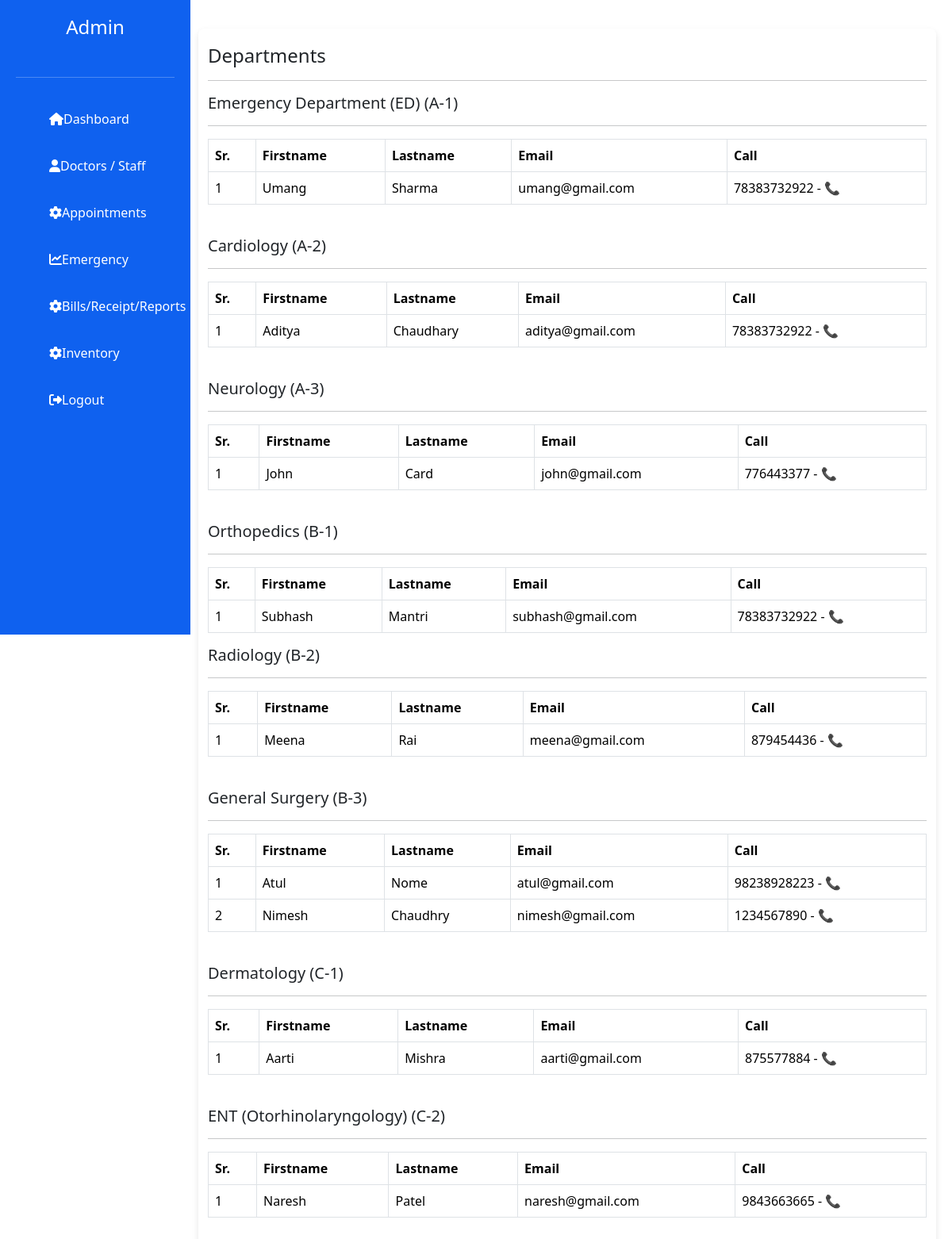
Screenshot of /department1/ with the database file from the repository.
### accounts/models.py (models this page shows, shortened)
class Doctor(models.Model):
    User = models.OneToOneField(User,on_delete=models.CASCADE)
    firstname = models.CharField(max_length=20)
    lastname = models.CharField(max_length=20)
    contact = models.IntegerField()
    email = models.EmailField()
    department = models.CharField(max_length=20)
    jod = models.DateField()
    profile = models.ImageField(upload_to='doctor_profile')
    password = models.CharField(max_length=50)
    is_doctor = models.BooleanField(default=False)
    is_approved = models.BooleanField(default=False)
    last_login = models.DateTimeField(null=True,blank=True)
    previous_login = models.DateTimeField(null=True,blank=True)

### admin1/views.py (the view)
# urls.py: path('department1/',views.department1,name='department1'),
def department1(request):
    ortho = Doctor.objects.filter(department='Orthopedics')
    emer = Doctor.objects.filter(department='Emergency')
    cardio = Doctor.objects.filter(department='Cardiology')
    neuro = Doctor.objects.filter(department='Neurology')
    ent = Doctor.objects.filter(department='ENT')
    derma = Doctor.objects.filter(department='Dermatology')
    radio = Doctor.objects.filter(department='Radiology')
    gs = Doctor.objects.filter(department='General Surgery')
    context={
        'ortho':ortho,
        'emer':emer,
        'cardio':cardio,
        'neuro':neuro,
        'ent':ent,
        'derma':derma,
        'radio':radio,
        'gs':gs,
    }
    return render(request, 'department1.html', context)

### admin1/template/department1.html
{% extends 'adm_base.html' %}
{% load static %}
{% block content %}
<div class="main-content">
  <div class="container mt-3">
    <h4>Departments</h4><hr>
    <h5>Emergency Department (ED) (A-1)</h5><hr>
     <table class="table table-bordered">
      <thead>
        <tr>
          <th>Sr.</th>
          <th>Firstname</th>
          <th>Lastname</th>
          <th>Email</th>
          <th>Call</th>
        </tr>
      </thead>
      <tbody>
        {% for i in emer %}
        {% if i.is_approved %}
        <tr>
          <td>{{forloop.counter}}</td>
          <td>{{i.firstname}}</td>
          <td>{{i.lastname}}</td>
          <td>{{i.email}}</td>
          <td>{{i.contact}} - 📞</td>
        </tr>
        {% endif %}
        {% endfor %}
      </tbody>
    </table>
    <BR>
    <h5>Cardiology (A-2)</h5><hr>
     <table class="table table-bordered">
      <thead>
        <tr>
          <th>Sr.</th>
          <th>Firstname</th>
          <th>Lastname</th>
          <th>Email</th>
          <th>Call</th>
        </tr>
      </thead>
      <tbody>
        {% for i in cardio %}
        {% if i.is_approved %}
        <tr>
          <td>{{forloop.counter}}</td>
          <td>{{i.firstname}}</td>
          <td>{{i.lastname}}</td>
          <td>{{i.email}}</td>
          <td>{{i.contact}} - 📞</td>
        </tr>
        {% endif %}
        {% endfor %}
      </tbody>
    </table>
    <BR>
    <h5>Neurology (A-3)</h5><hr>
     <table class="table table-bordered">
      <thead>
        <tr>
          <th>Sr.</th>
          <th>Firstname</th>
          <th>Lastname</th>
          <th>Email</th>
          <th>Call</th>
        </tr>
      </thead>
      <tbody>
        {% for i in neuro %}
        {% if i.is_approved %}
        <tr>
          <td>{{forloop.counter}}</td>
          <td>{{i.firstname}}</td>
          <td>{{i.lastname}}</td>
          <td>{{i.email}}</td>
          <td>{{i.contact}} - 📞</td>
        </tr>
        {% endif %}
        {% endfor %}
      </tbody>
    </table>
    <BR>
    <h5>Orthopedics (B-1)</h5><hr>
    <table class="table table-bordered">
      <thead>
        <tr>
          <th>Sr.</th>
          <th>Firstname</th>
          <th>Lastname</th>
          <th>Email</th>
          <th>Call</th>
        </tr>
      </thead>
      <tbody>
        {% for i in ortho %}
        {% if i.is_approved %}
        <tr>
          <td>{{forloop.counter}}</td>
          <td>{{i.firstname}}</td>
          <td>{{i.lastname}}</td>
          <td>{{i.email}}</td>
          <td>{{i.contact}} - 📞</td>
        </tr>
        {% endif %}
        {% endfor %}
      </tbody>
    </table>
    <h5>Radiology (B-2)</h5><hr>
     <table class="table table-bordered">
      <thead>
        <tr>
          <th>Sr.</th>
          <th>Firstname</th>
          <th>Lastname</th>
          <th>Email</th>
          <th>Call</th>
        </tr>
      </thead>
      <tbody>
        {% for i in radio %}
        {% if i.is_approved %}
        <tr>
          <td>{{forloop.counter}}</td>
          <td>{{i.firstname}}</td>
          <td>{{i.lastname}}</td>
          <td>{{i.email}}</td>
          <td>{{i.contact}} - 📞</td>
        </tr>
        {% endif %}
        {% endfor %}
      </tbody>
    </table>
    <BR>
    <h5>General Surgery (B-3)</h5><hr>
     <table class="table table-bordered">
      <thead>
        <tr>
          <th>Sr.</th>
          <th>Firstname</th>
          <th>Lastname</th>
          <th>Email</th>
          <th>Call</th>
        </tr>
      </thead>
      <tbody>
        {% for i in gs %}
        {% if i.is_approved %}
        <tr>
          <td>{{forloop.counter}}</td>
          <td>{{i.firstname}}</td>
          <td>{{i.lastname}}</td>
          <td>{{i.email}}</td>
          <td>{{i.contact}} - 📞</td>
        </tr>
        {% endif %}
        {% endfor %}
      </tbody>
    </table>
    <BR>
    <h5>Dermatology (C-1)</h5><hr>
     <table class="table table-bordered">
      <thead>
        <tr>
          <th>Sr.</th>
          <th>Firstname</th>
          <th>Lastname</th>
          <th>Email</th>
          <th>Call</th>
        </tr>
      </thead>
      <tbody>
        {% for i in derma %}
        {% if i.is_approved %}
        <tr>
          <td>{{forloop.counter}}</td>
          <td>{{i.firstname}}</td>
          <td>{{i.lastname}}</td>
          <td>{{i.email}}</td>
          <td>{{i.contact}} - 📞</td>
        </tr>
        {% endif %}
        {% endfor %}
      </tbody>
    </table>
    <BR>
    <h5>ENT (Otorhinolaryngology) (C-2)</h5><hr>
     <table class="table table-bordered">
      <thead>
        <tr>
          <th>Sr.</th>
          <th>Firstname</th>
          <th>Lastname</th>
          <th>Email</th>
          <th>Call</th>
        </tr>
      </thead>
      <tbody>
        {% for i in ent %}
        {% if i.is_approved %}
        <tr>
          <td>{{forloop.counter}}</td>
          <td>{{i.firstname}}</td>
          <td>{{i.lastname}}</td>
          <td>{{i.email}}</td>
          <td>{{i.contact}} - 📞</td>
        </tr>
        {% endif %}
        {% endfor %}
      </tbody>
    </table>
    <BR>
  </div>
</div>
{% endblock %}

### admin1/static/admin_css/css/admin.css (style rules this page uses)
* { margin: 0; padding: 0; box-sizing: border-box; }
body { font-family: Arial, sans-serif; background-color: #e0f7fa;; }
.main-content { flex: 1; padding: 20px; margin-left:230px; }
.container { max-width: 900px; margin-left: 250px; padding: 20px; background-color: #ffffff; box-shadow: 0 4px 8px rgba(0, 0, 0, 0.1); border-radius: 8px; margin-left: 30px; overflow-y: auto; }
h5 { color:#007bff; }

### rows the page displays
Doctor: firstname "Umang", lastname "Sharma", email "umang@gmail.com", contact "78383732922"
Doctor: firstname "Aditya", lastname "Chaudhary", email "aditya@gmail.com", contact "78383732922"
Doctor: firstname "John", lastname "Card", email "john@gmail.com", contact "776443377"
Doctor: firstname "Subhash", lastname "Mantri", email "subhash@gmail.com", contact "78383732922"
Doctor: firstname "Meena", lastname "Rai", email "meena@gmail.com", contact "879454436"
Doctor: firstname "Atul", lastname "Nome", email "atul@gmail.com", contact "98238928223"
Doctor: firstname "Nimesh", lastname "Chaudhry", email "nimesh@gmail.com", contact "1234567890"
Doctor: firstname "Aarti", lastname "Mishra", email "aarti@gmail.com", contact "875577884"
Doctor: firstname "Naresh", lastname "Patel", email "naresh@gmail.com", contact "9843663665"
